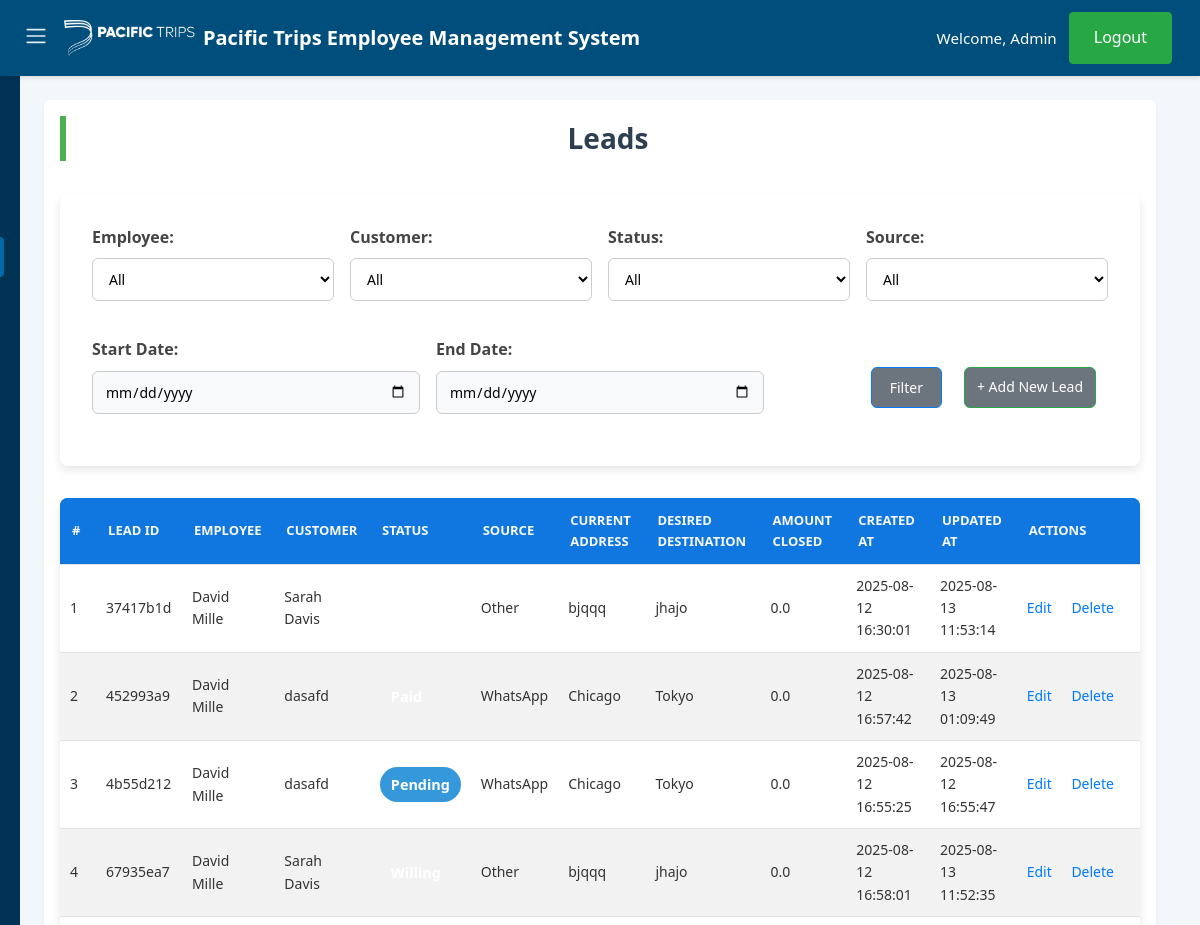
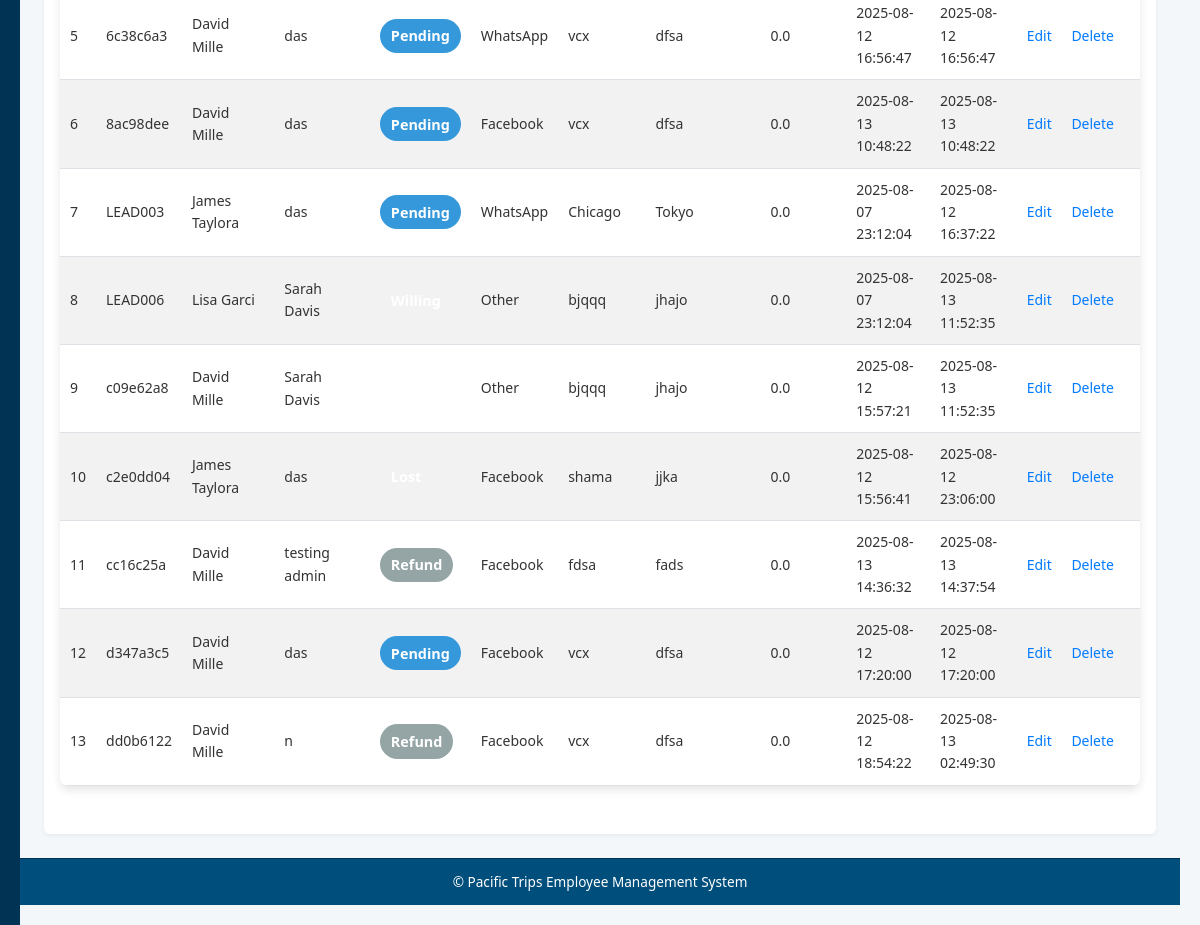
/leads (signed in), run on an earlier commit of the app's database (2 pictures, top to bottom).
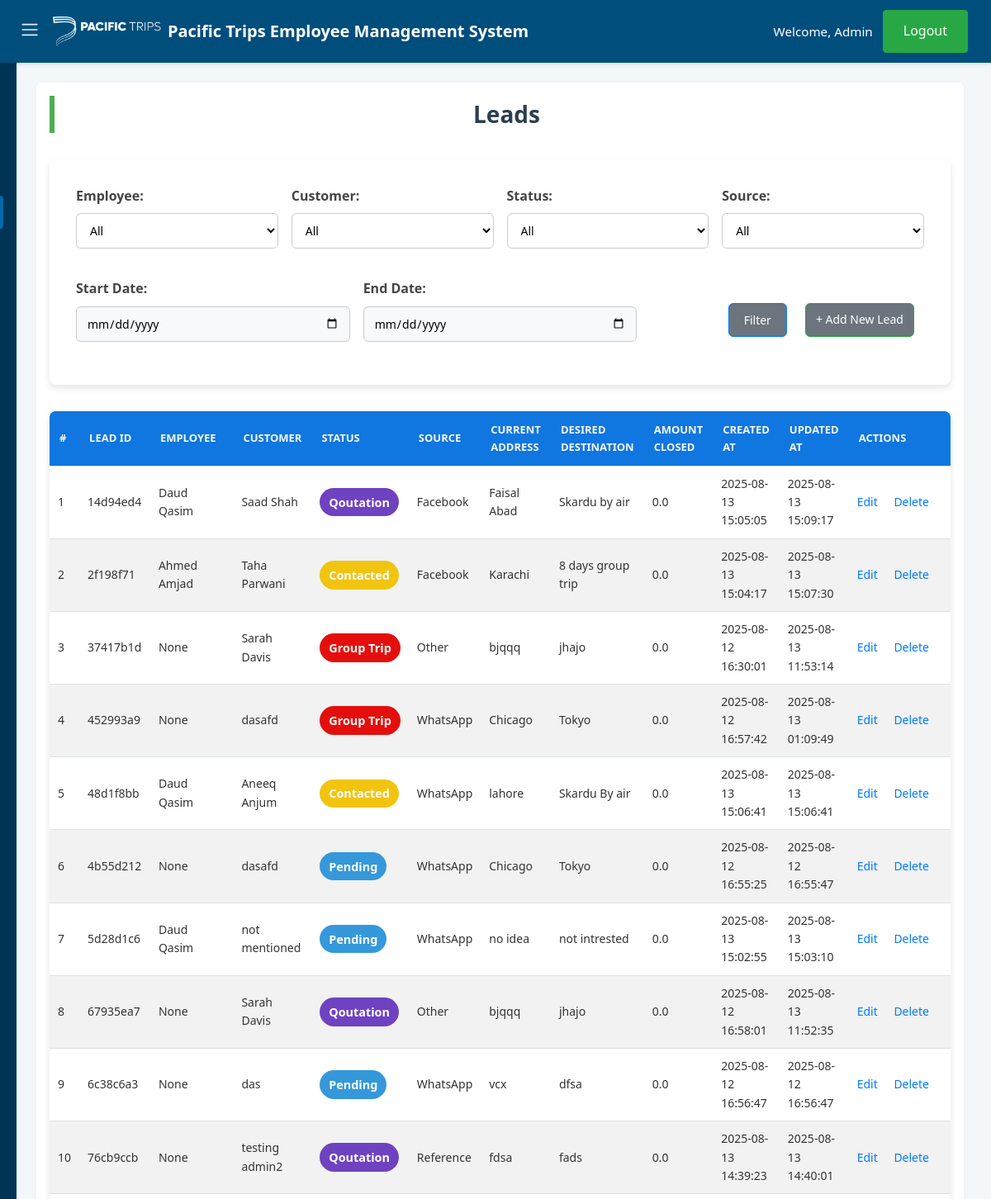
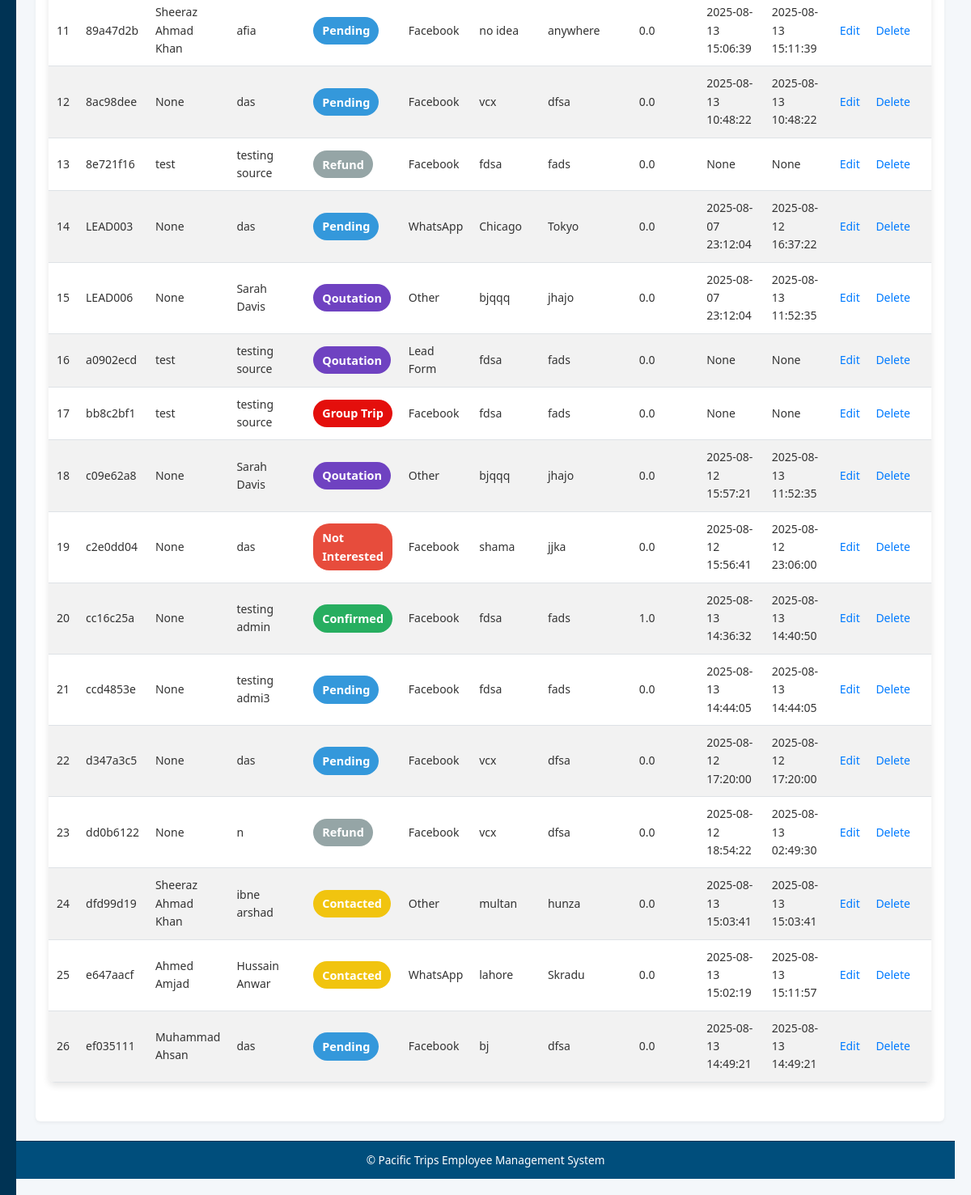
And on a later commit of the database (2 pictures, top to bottom).
### tables this page shows
CREATE TABLE leads (
    employeeLeadId TEXT PRIMARY KEY,
    employeeId TEXT,
    employeeName TEXT,
    employeeContactNo TEXT,
    customerId TEXT,
    customerName TEXT,
    customerContactNo TEXT,
    currentAddress TEXT,
    desiredDestination TEXT,
    status TEXT NOT NULL CHECK("status" IN ('Pending', 'Contacted', 'Not interested', 'Qoutation', 'Group Trip', 'Refund', 'Confirmed')),
    source TEXT NOT NULL CHECK("source" IN ('Facebook', 'WhatsApp', 'Reference', 'TikTok', 'Instagram', 'Lead Form', 'Other')),
    amountClosed REAL,
    createdAt TEXT,
    updatedAt TEXT
);

CREATE TABLE employees (
    empId TEXT PRIMARY KEY,
    empName TEXT NOT NULL,
    phoneNo TEXT,
    targetAmount REAL NOT NULL CHECK (targetAmount >= 0),
    achievedAmount REAL NOT NULL CHECK (achievedAmount >= 0),
    createdAt TEXT DEFAULT CURRENT_TIMESTAMP,
    updatedAt TEXT DEFAULT CURRENT_TIMESTAMP
);

CREATE TABLE customers (
    customerId TEXT PRIMARY KEY,
    customerName TEXT NOT NULL,
    phone TEXT NOT NULL,
    source TEXT NOT NULL,
    currentLocation TEXT NOT NULL,
    desiredDestination TEXT NOT NULL,
    dateOfArrival TEXT,
    createdAt TEXT DEFAULT CURRENT_TIMESTAMP,
    updatedAt TEXT DEFAULT CURRENT_TIMESTAMP
, status TEXT);

### app.py (the view)
    def wrap(*args, **kwargs):
        if 'user_id' not in session:
            flash('Please login first.', 'danger')
            return redirect(url_for('login'))
        return f(*args, **kwargs)

### app.py (called while the page is built)
def get_db_connection():
    conn = sqlite3.connect(DATABASE, timeout=10)
    conn.row_factory = sqlite3.Row
    conn.execute("PRAGMA journal_mode=WAL")
    return conn

def get_all_employees():
    with closing(get_db_connection()) as conn:
        with closing(conn.cursor()) as cursor:
            cursor.execute("SELECT empId, empName FROM employees")
            return cursor.fetchall()

def get_all_customers():
    with closing(get_db_connection()) as conn:
        with closing(conn.cursor()) as cursor:
            cursor.execute("SELECT customerId, customerName FROM customers")
            return cursor.fetchall()

def login_required(f):
    def wrap(*args, **kwargs):
        if 'user_id' not in session:
            flash('Please login first.', 'danger')
            return redirect(url_for('login'))
        return f(*args, **kwargs)
    wrap.__name__ = f.__name__
    return wrap

### templates/leads.html (shortened to what this page needs)
{% extends "base.html" %}
{% block content %}
<h2>Leads</h2>
<form method="get" action="{{ url_for('leads') }}">
    {% if session.role == 'admin' %}
    <div>
        <label for="employeeId">Employee:</label>
        <select name="employeeId">
            <option value="">All</option>
        </select>
    </div>
    {% endif %}
    <div>
        <label for="customerId">Customer:</label>
        <select name="customerId">
            <option value="">All</option>
        </select>
    </div>
    <div>
        <label for="status">Status:</label>
        <select name="status">
            <option value="">All</option>
        </select>
    </div>
    <div>
        <label for="source">Source:</label>
        <select name="source">
            <option value="">All</option>
        </select>
    </div>
    <div>
        <label for="start_date">Start Date:</label>
        <input type="date" name="start_date" value="{{ filters.start_date }}">
    </div>
    <div>
        <label for="end_date">End Date:</label>
        <input type="date" name="end_date" value="{{ filters.end_date }}">
    </div>
    <div class="form-buttons">
        <button type="submit" class="btn">Filter</button>
        <a href="{{ url_for('add_customer') }}" class="btn">+ Add New Lead</a>
    </div>
</form>
<table>
    <thead>
        <tr>
            <th>#</th>
            <th><a href="{{ url_for('leads', sort_by='employeeLeadId', sort_order='desc' if sort_by == 'employeeLeadId' and sort_order == 'asc' else 'asc', **filters) }}">Lead ID</a></th>
            {% if session.role == 'admin' %}
            <th><a href="{{ url_for('leads', sort_by='emp_name', sort_order='desc' if sort_by == 'emp_name' and sort_order == 'asc' else 'asc', **filters) }}">Employee</a></th>
            {% endif %}
            <th><a href="{{ url_for('leads', sort_by='cust_name', sort_order='desc' if sort_by == 'cust_name' and sort_order == 'asc' else 'asc', **filters) }}">Customer</a></th>
            <th><a href="{{ url_for('leads', sort_by='status', sort_order='desc' if sort_by == 'status' and sort_order == 'asc' else 'asc', **filters) }}">Status</a></th>
            <th><a href="{{ url_for('leads', sort_by='source', sort_order='desc' if sort_by == 'source' and sort_order == 'asc' else 'asc', **filters) }}">Source</a></th>
            <th><a href="{{ url_for('leads', sort_by='currentAddress', sort_order='desc' if sort_by == 'currentAddress' and sort_order == 'asc' else 'asc', **filters) }}">Current Address</a></th>
            <th><a href="{{ url_for('leads', sort_by='desiredDestination', sort_order='desc' if sort_by == 'desiredDestination' and sort_order == 'asc' else 'asc', **filters) }}">Desired Destination</a></th>
            <th><a href="{{ url_for('leads', sort_by='amountClosed', sort_order='desc' if sort_by == 'amountClosed' and sort_order == 'asc' else 'asc', **filters) }}">Amount Closed</a></th>
            <th><a href="{{ url_for('leads', sort_by='createdAt', sort_order='desc' if sort_by == 'createdAt' and sort_order == 'asc' else 'asc', **filters) }}">Created At</a></th>
            <th><a href="{{ url_for('leads', sort_by='updatedAt', sort_order='desc' if sort_by == 'updatedAt' and sort_order == 'asc' else 'asc', **filters) }}">Updated At</a></th>
            <th>Actions</th>
        </tr>
    </thead>
    <tbody>
        {% for lead in leads %}
        <tr>
            <td>{{ loop.index }}</td>
            <td>{{ lead.employeeLeadId }}</td>
            {% if session.role == 'admin' %}
            <td>{{ lead.emp_name }}</td>
            {% endif %}
            <td>{{ lead.cust_name }}</td>
<td>
    <span class="status-badge {{ lead.status|lower|replace(' ', '-') }}">{{ lead.status }}</span>
</td>
            <td>{{ lead.source }}</td>
            <td>{{ lead.currentAddress }}</td>
            <td>{{ lead.desiredDestination }}</td>
            <td>{{ lead.amountClosed }}</td>
            <td>{{ lead.createdAt }}</td>
            <td>{{ lead.updatedAt }}</td>
            <td>
                <a href="{{ url_for('edit_lead', lead_id=lead.employeeLeadId) }}">Edit</a>
                <a href="{{ url_for('delete_lead', lead_id=lead.employeeLeadId) }}" onclick="return confirm('Are you sure?')">Delete</a>
            </td>
        </tr>
        {% endfor %}
    </tbody>
</table>
{% endblock %}

### templates/base.html (shortened to what this page needs)
<!DOCTYPE html>
<html lang="en">
<head>
    <link rel="stylesheet" href="{{ url_for('static', filename='style.css') }}">
    <link rel="stylesheet" href="{{ url_for('static', filename='customers.css') }}">
    <link rel="stylesheet" href="{{ url_for('static', filename='employees.css') }}">
    <link rel="stylesheet" href="{{ url_for('static', filename='dashboard.css') }}">
    <link rel="stylesheet" href="{{ url_for('static', filename='add form.css') }}">
</head>
<body>
    <header class="header">
        <div class="header-left">
            <button class="menu-toggle" aria-label="Toggle Sidebar">
                <span class="navbar-toggler-icon"></span>
            </button>
            <a class="navbar-brand" href="{{ url_for('index') }}">
                <img src="{{ url_for('static', filename='logo.webp') }}" class="logo" alt="EMS Logo">
                Pacific Trips Employee Management System
            </a>
        </div>
        {% if session.user_id %}
        <div class="header-right">
            <span class="navbar-text">Welcome, {{ session.user_name }}</span>
            <a class="btn btn-outline-primary" href="{{ url_for('logout') }}">Logout</a>
        </div>
        {% else %}
        <div class="header-right">
            <a class="btn btn-outline-primary me-2" href="{{ url_for('login') }}">Login</a>
            <a class="btn btn-outline-primary" href="{{ url_for('register') }}">Register</a>
        </div>
        {% endif %}
    </header>
    <div class="layout">
        <nav class="sidebar sidebar-closed">
            <ul class="nav flex-column">
                {% if session.user_id %}
                {% if session.role == 'admin' %}
                <li class="nav-item">
                    <a class="nav-link {% if request.endpoint == 'dashboard' %}active{% endif %}"
                        href="{{ url_for('dashboard') }}">Dashboard</a>
                </li>
                <li class="nav-item">
                    <a class="nav-link {% if request.endpoint == 'customers' %}active{% endif %}"
                        href="{{ url_for('customers') }}">Customers</a>
                </li>
                <li class="nav-item">
                    <a class="nav-link {% if request.endpoint == 'employees' %}active{% endif %}"
                        href="{{ url_for('employees') }}">Employees</a>
                </li>
                <li class="nav-item">
                    <a class="nav-link {% if request.endpoint == 'leads' %}active{% endif %}"
                        href="{{ url_for('leads') }}">Leads</a>
                </li>
                <li class="nav-item">
                    <a class="nav-link {% if request.endpoint == 'status_changes' %}active{% endif %}"
                        href="{{ url_for('status_changes') }}">Status Changes</a>
                </li>
                <li class="nav-item">
                    <a class="nav-link {% if request.endpoint == 'logs' %}active{% endif %}"
                        href="{{ url_for('logs') }}">Logs</a>
                </li>
                  <li class="nav-item">
                    <a class="nav-link {% if request.endpoint == 'customers' %}active{% endif %}"
                        href="{{ url_for('customers') }}">Customers</a>
                </li>
                {% endif %}
                {% endif %}
            </ul>
        </nav>
        <main class="main-content">
            <div class="container py-5">
                {% block content %}{% endblock %}
            </div>
        </main>
    </div>
    <footer class="footer">
        &copy; {{ current_year }} Pacific Trips Employee Management System
    </footer>
</body>
</html>

### static/style.css (style rules this page uses)
* { margin: 0; padding: 0; box-sizing: border-box; }
body { font-family: 'Segoe UI', Tahoma, Geneva, Verdana, sans-serif; background-color: #f4f7fa; color: #333; line-height: 1.6; min-height: 100vh; display: flex; flex-direction: column; }
a { text-decoration: none; transition: color 0.3s ease, background-color 0.3s ease; }
.header { background-color: #004e7c; color: white; padding: 0.75rem 1rem; display: flex; justify-content: space-between; align-items: center; box-shadow: 0 2px 4px rgba(0, 0, 0, 0.1); position: fixed; top: 0; left: 0; right: 0; z-index: 1000; }
.header-left { display: flex; align-items: center; gap: 0.5rem; }
.navbar-brand { font-size: 1.25rem; font-weight: 700; color: white; display: flex; align-items: center; gap: 0.5rem; }
.navbar-brand img.logo { height: 36px; width: auto; object-fit: contain; }
.header-right { display: flex; align-items: center; gap: 0.75rem; }
.navbar-text { color: white; font-size: 0.95rem; font-weight: 500; }
.btn-outline-primary { border-color: #007bff; color: #f5f7fa; font-weight: 500; padding: 0.4rem 1rem; border-radius: 4px; transition: all 0.3s ease; font-size: 0.9rem; }
.menu-toggle { background: none; border: none; color: white; font-size: 1.25rem; cursor: pointer; padding: 0.5rem; line-height: 1; }
.menu-toggle .navbar-toggler-icon { width: 24px; height: 24px; display: inline-block; }
.layout { display: flex; margin-top: 56px; min-height: calc(100vh - 56px - 48px); }
.sidebar { width: 220px; background-color: #003354; color: white; padding: 1.5rem 1rem; display: flex; flex-direction: column; position: fixed; top: 56px; bottom: 0; z-index: 999; transition: transform 0.3s ease; }
.sidebar .nav { list-style: none; padding: 0; margin: 0; display: flex; flex-direction: column; gap: 0.75rem; }
.sidebar .nav-link { color: white; font-size: 0.95rem; font-weight: 500; padding: 0.5rem 1rem; border-radius: 4px; transition: background-color 0.2s ease, color 0.2s ease; display: flex; align-items: center; }
.sidebar .nav-link:hover, .sidebar .nav-link.active { background-color: #0069aa; color: white; }
.sidebar-closed { transform: translateX(-100%); }
.main-content { flex-grow: 1; padding: 1.5rem; transition: margin-left 0.3s ease; margin-left: 220px; }
.sidebar-closed~.main-content { margin-left: 0; }
.container { max-width: 1140px; margin: 0 auto; padding: 1rem; background-color: white; border-radius: 6px; box-shadow: 0 2px 4px rgba(0, 0, 0, 0.05); }
.footer { background-color: #004e7c; color: white; text-align: center; padding: 0.75rem; font-size: 0.85rem; border-top: 1px solid #003354; margin-top: auto; }
html { scroll-behavior: smooth; }
button, a, .menu-toggle { touch-action: manipulation; }

### static/customers.css (style rules this page uses)
* { box-sizing: border-box; margin: 0; padding: 0; font-family: 'Segoe UI', Tahoma, Geneva, Verdana, sans-serif; }
body { background: #f6f9fc; color: #333; padding: 40px; }
h2 { margin-bottom: 25px; font-size: 28px; color: #222; border-left: 6px solid #4CAF50; padding-left: 10px; }
.btn { display: inline-block; background-color: #4CAF50; color: white; padding: 10px 16px; text-decoration: none; border-radius: 6px; margin-right: 12px; font-size: 14px; font-weight: 600; transition: background-color 0.3s, transform 0.2s; border: none; cursor: pointer; }
table { width: 100%; border-collapse: collapse; background: #fff; box-shadow: 0 4px 10px rgba(0,0,0,0.05); border-radius: 10px; overflow: hidden; }
thead { background-color: #4CAF50; color: white; }
th, td { padding: 12px 15px; text-align: left; font-size: 14px; border-bottom: 1px solid #eee; }
th { font-weight: 600; text-transform: uppercase; font-size: 13px; }
td:last-child { white-space: nowrap; }

What changed in the data, as far as the page shows it:
added leads: employeeLeadId "14d94ed4", emp_name "Daud Qasim", cust_name "Saad Shah", status "Qoutation", source "Facebook", currentAddress "Faisal Abad", desiredDestination "Skardu by air", amountClosed "0.0", createdAt "2025-08-13 15:05:05", updatedAt "2025-08-13 15:09:17"
added leads: employeeLeadId "2f198f71", emp_name "Ahmed Amjad", cust_name "Taha Parwani", status "Contacted", source "Facebook", currentAddress "Karachi", desiredDestination "8 days group trip", amountClosed "0.0", createdAt "2025-08-13 15:04:17", updatedAt "2025-08-13 15:07:30"
changed leads "37417b1d": emp_name "David Mille" → "None"; status (not shown) → "Group Trip"
changed leads "452993a9": emp_name "David Mille" → "None"; status (not shown) → "Group Trip"
added leads: employeeLeadId "48d1f8bb", emp_name "Daud Qasim", cust_name "Aneeq Anjum", status "Contacted", source "WhatsApp", currentAddress "lahore", desiredDestination "Skardu By air", amountClosed "0.0", createdAt "2025-08-13 15:06:41", updatedAt "2025-08-13 15:06:41"
computed for leads "4b55d212": emp_name "David Mille" → "None"
added leads: employeeLeadId "5d28d1c6", emp_name "Daud Qasim", cust_name "not mentioned", status "Pending", source "WhatsApp", currentAddress "no idea", desiredDestination "not intrested", amountClosed "0.0", createdAt "2025-08-13 15:02:55", updatedAt "2025-08-13 15:03:10"
changed leads "67935ea7": emp_name "David Mille" → "None"; status (not shown) → "Qoutation"
computed for leads "6c38c6a3": emp_name "David Mille" → "None"
added leads: employeeLeadId "76cb9ccb", emp_name "None", cust_name "testing admin2", status "Qoutation", source "Reference", currentAddress "fdsa", desiredDestination "fads", amountClosed "0.0", createdAt "2025-08-13 14:39:23", updatedAt "2025-08-13 14:40:01"
added leads: employeeLeadId "89a47d2b", emp_name "Sheeraz Ahmad Khan", cust_name "afia", status "Pending", source "Facebook", currentAddress "no idea", desiredDestination "anywhere", amountClosed "0.0", createdAt "2025-08-13 15:06:39", updatedAt "2025-08-13 15:11:39"
computed for leads "8ac98dee": emp_name "David Mille" → "None"
added leads: employeeLeadId "8e721f16", emp_name "test", cust_name "testing source", status "Refund", source "Facebook", currentAddress "fdsa", desiredDestination "fads", amountClosed "0.0", createdAt "None", updatedAt "None"
computed for leads "LEAD003": emp_name "James Taylora" → "None"
changed leads "LEAD006": emp_name "Lisa Garci" → "None"; status (not shown) → "Qoutation"
added leads: employeeLeadId "a0902ecd", emp_name "test", cust_name "testing source", status "Qoutation", source "Lead Form", currentAddress "fdsa", desiredDestination "fads", amountClosed "0.0", createdAt "None", updatedAt "None"
added leads: employeeLeadId "bb8c2bf1", emp_name "test", cust_name "testing source", status "Group Trip", source "Facebook", currentAddress "fdsa", desiredDestination "fads", amountClosed "0.0", createdAt "None", updatedAt "None"
changed leads "c09e62a8": emp_name "David Mille" → "None"; status (not shown) → "Qoutation"
changed leads "c2e0dd04": emp_name "James Taylora" → "None"; status (not shown) → "Not Interested"
changed leads "cc16c25a": emp_name "David Mille" → "None"; status "Refund" → "Confirmed"; amountClosed "0.0" → "1.0"; updatedAt "2025-08-13 14:37:54" → "2025-08-13 14:40:50"
added leads: employeeLeadId "ccd4853e", emp_name "None", cust_name "testing admi3", status "Pending", source "Facebook", currentAddress "fdsa", desiredDestination "fads", amountClosed "0.0", createdAt "2025-08-13 14:44:05", updatedAt "2025-08-13 14:44:05"
computed for leads "d347a3c5": emp_name "David Mille" → "None"
computed for leads "dd0b6122": emp_name "David Mille" → "None"
added leads: employeeLeadId "dfd99d19", emp_name "Sheeraz Ahmad Khan", cust_name "ibne arshad", status "Contacted", source "Other", currentAddress "multan", desiredDestination "hunza", amountClosed "0.0", createdAt "2025-08-13 15:03:41", updatedAt "2025-08-13 15:03:41"
added leads: employeeLeadId "e647aacf", emp_name "Ahmed Amjad", cust_name "Hussain Anwar", status "Contacted", source "WhatsApp", currentAddress "lahore", desiredDestination "Skradu", amountClosed "0.0", createdAt "2025-08-13 15:02:19", updatedAt "2025-08-13 15:11:57"
added leads: employeeLeadId "ef035111", emp_name "Muhammad Ahsan", cust_name "das", status "Pending", source "Facebook", currentAddress "bj", desiredDestination "dfsa", amountClosed "0.0", createdAt "2025-08-13 14:49:21", updatedAt "2025-08-13 14:49:21"
